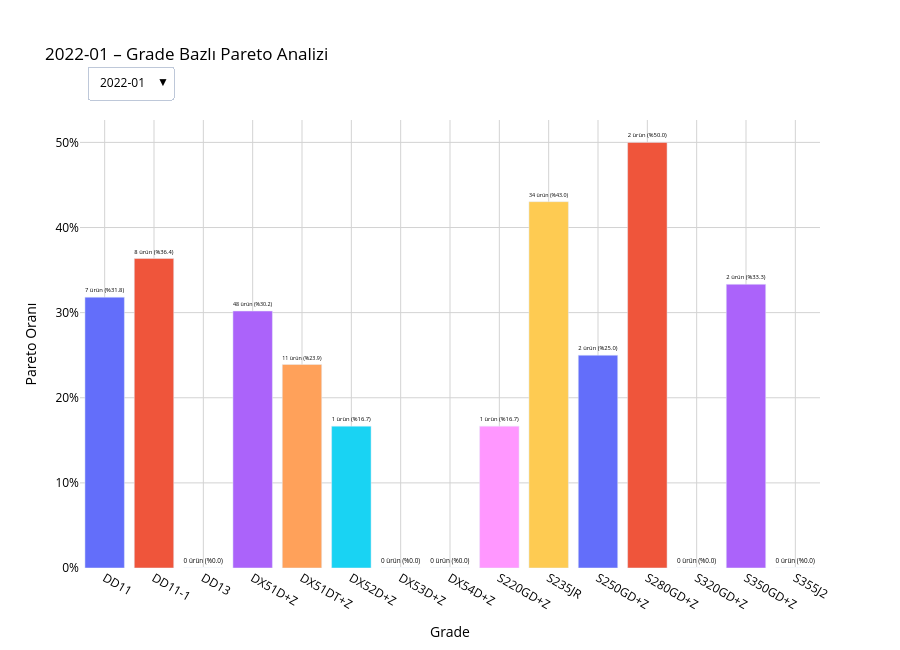

The cell this chart's notebook holds for it:
### Code cell
import pandas as pd
import plotly.graph_objects as go

# 1. VERİYİ YÜKLE
df = pd.read_excel("preprocessedBelgeler/zero_filled_forecastData_altLimit100_son3_byGrup.xlsx")
df.columns = ['Month', 'SpecGroupId', 'Grade', 'Sipariş Mik. (TON)']
df['Month'] = pd.to_datetime(df['Month'])
df['SpecGroupId'] = df['SpecGroupId'].astype(str)

# 2. FİLTRELE
df = df[
    (df['Sipariş Mik. (TON)'] > 0) &
    (df['Month'] >= '2022-01-01') &
    (df['Month'] <= '2024-12-31')
].copy()
df['MonthStr'] = df['Month'].dt.to_period('M').astype(str)

# 3. PARETO ANALİZİ
results = []

for (month, grade), group in df.groupby(['MonthStr', 'Grade']):
    sorted_df = group.sort_values(by='Sipariş Mik. (TON)', ascending=False)
    total = sorted_df['Sipariş Mik. (TON)'].sum()
    sorted_df['Cumulative'] = sorted_df['Sipariş Mik. (TON)'].cumsum()
    sorted_df['CumulativePct'] = sorted_df['Cumulative'] / total
    spec80_count = (sorted_df['CumulativePct'] <= 0.80).sum()

    results.append({
        'Month': month,
        'Grade': grade,
        'TopSpecGroupCount_for80pct': spec80_count,
        'TotalSpecGroupCount': group['SpecGroupId'].nunique(),
        'ParetoPct': spec80_count / group['SpecGroupId'].nunique(),
        'TotalSiparis': total
    })

pareto_df = pd.DataFrame(results)

# 4. GRAFİK BAŞLANGICI
unique_months = pareto_df['Month'].unique()
initial_month = unique_months[0]
initial_data = pareto_df[pareto_df['Month'] == initial_month]

fig = go.Figure()

# 5. Başlangıç barları (bar genişliği layout'tan kontrol edilecek)
for _, row in initial_data.iterrows():
    fig.add_trace(go.Bar(
        x=[row['Grade']],
        y=[row['ParetoPct']],
        text=f"{row['TopSpecGroupCount_for80pct']} ürün (%{row['ParetoPct']*100:.1f})",
        textposition='outside',
        hovertemplate=
            f"<b>Grade: {row['Grade']}</b><br>" +
            f"Pareto Oranı: %{row['ParetoPct']*100:.1f}<br>" +
            f"{row['TopSpecGroupCount_for80pct']} / {row['TotalSpecGroupCount']} ürün<br>" +
            f"Toplam Sipariş: {row['TotalSiparis']:.0f} TON<br><extra></extra>"
    ))

# 6. DROPDOWN BUTONLARI
dropdown_buttons = []

for month in unique_months:
    df_m = pareto_df[pareto_df['Month'] == month]

    x_vals = [[row['Grade']] for _, row in df_m.iterrows()]
    y_vals = [[row['ParetoPct']] for _, row in df_m.iterrows()]
    texts = [f"{row['TopSpecGroupCount_for80pct']} ürün (%{row['ParetoPct']*100:.1f})" for _, row in df_m.iterrows()]
    hovertexts = [f"<b>Grade: {row['Grade']}</b><br>" +
                  f"Pareto Oranı: %{row['ParetoPct']*100:.1f}<br>" +
                  f"{row['TopSpecGroupCount_for80pct']} / {row['TotalSpecGroupCount']} ürün<br>" +
                  f"Toplam Sipariş: {row['TotalSiparis']:.0f} TON<br><extra></extra>"
                  for _, row in df_m.iterrows()]

    button = dict(
        method='update',
        label=month,
        args=[
            {'x': x_vals,
             'y': y_vals,
             'text': texts,
             'hovertemplate': hovertexts},
            {'title': f"{month} – Grade Bazlı Pareto Analizi"}
        ]
    )
    dropdown_buttons.append(button)

# 7. LAYOUT – bar genişliği burada kontrol ediliyor
fig.update_layout(
    title=f"{initial_month} – Grade Bazlı Pareto Analizi",
    updatemenus=[dict(
        buttons=dropdown_buttons,
        direction='down',
        showactive=True,
        x=0.01,
        xanchor='left',
        y=1.12,
        yanchor='top'
    )],
    barmode='group',
    plot_bgcolor='white',
    paper_bgcolor='white',
    font=dict(color='black'),
    xaxis=dict(title="Grade", showgrid=True, gridcolor='lightgrey'),
    yaxis=dict(title="Pareto Oranı", tickformat=".0%", showgrid=True, gridcolor='lightgrey'),
    height=650,
    showlegend=False,
    margin=dict(t=120),
    bargap=0.2  # 🔥 barlar arası sabit boşluk – barlar düzgün kalınlıkta
)

fig.show()
